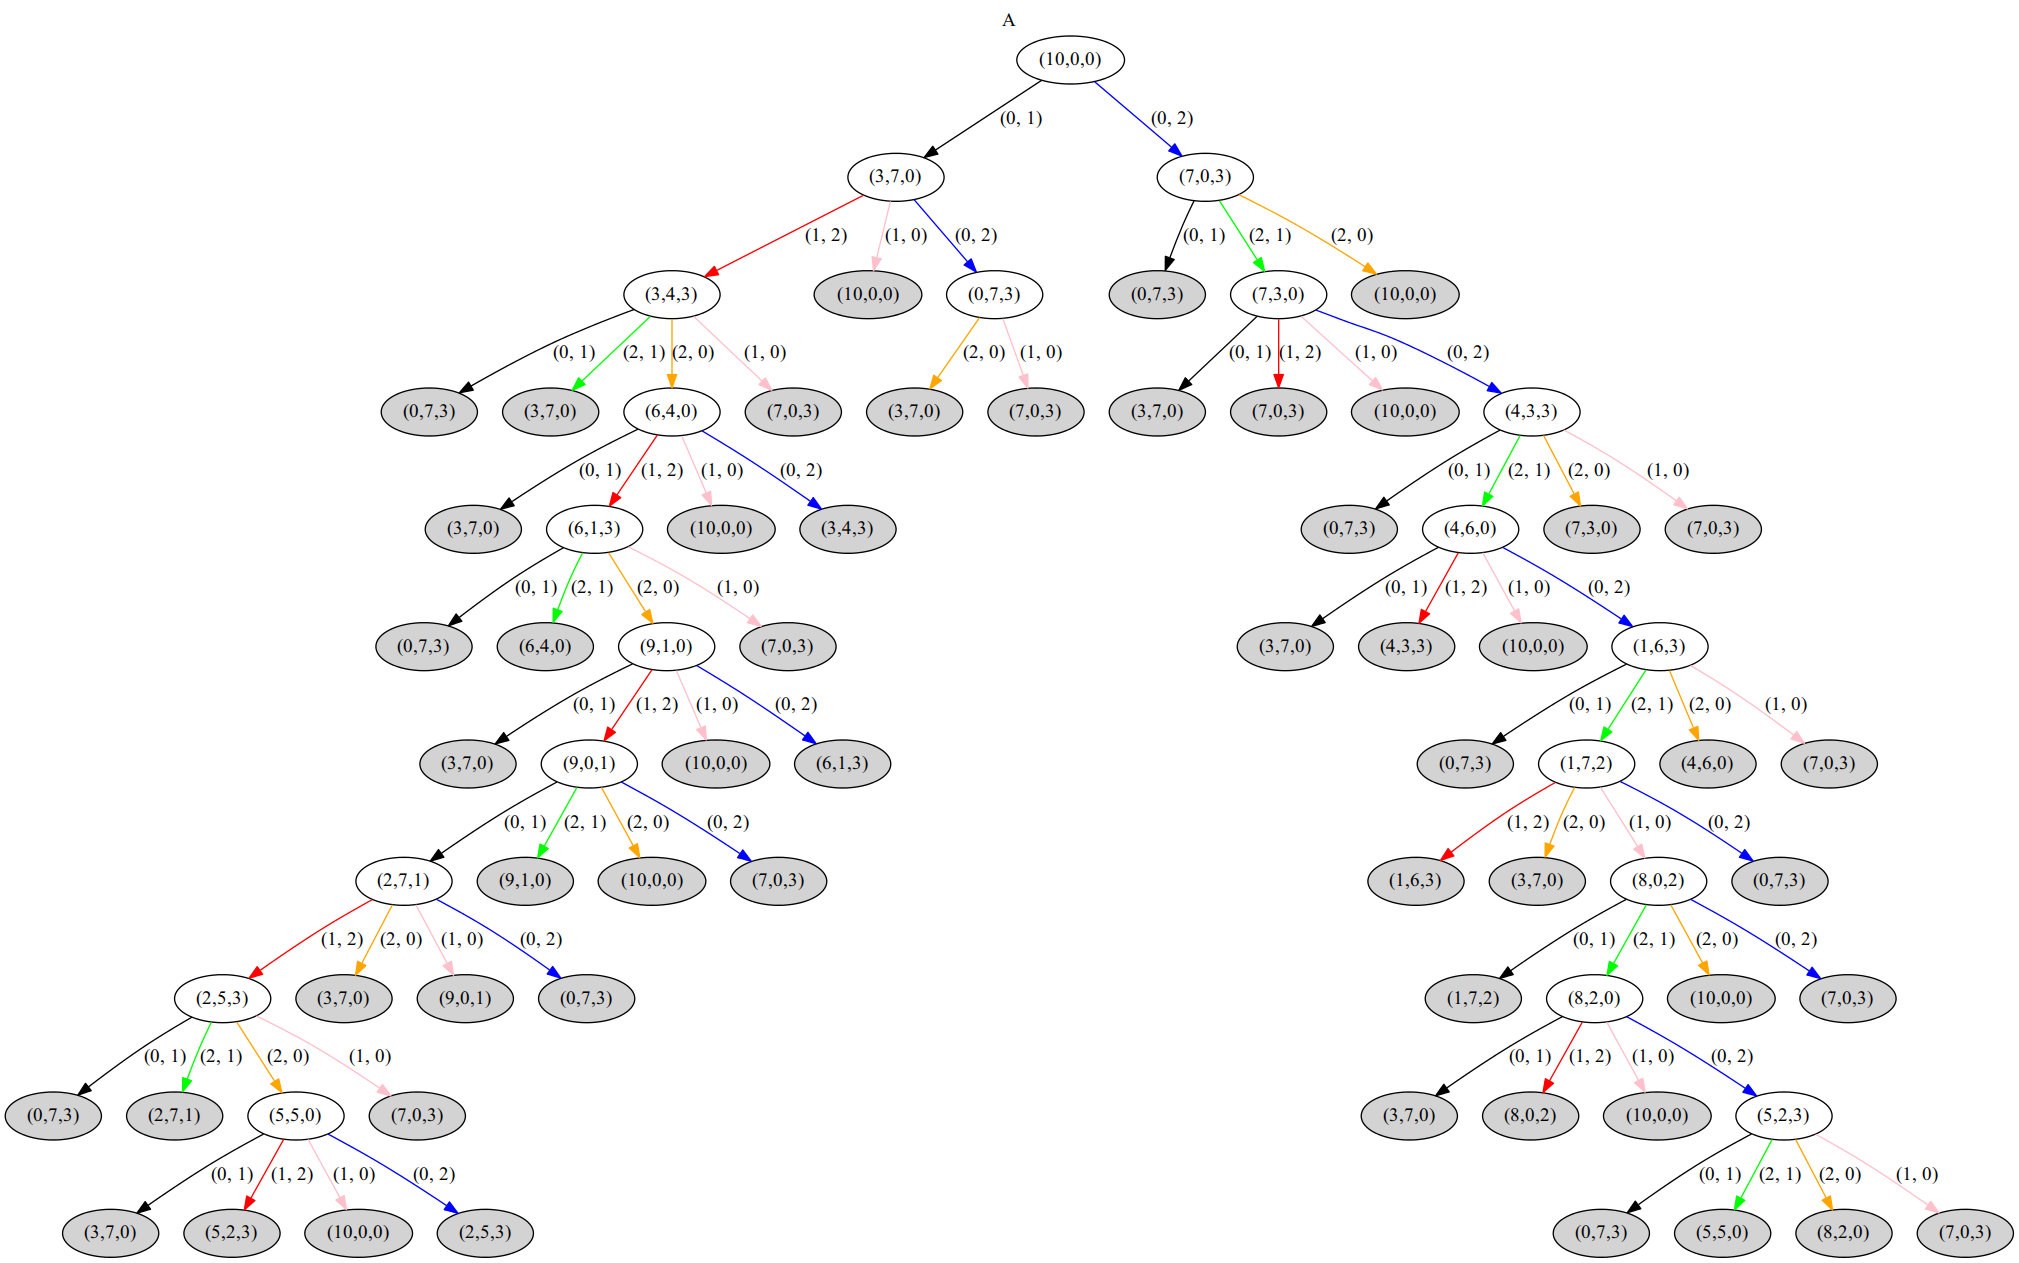

This chart was generated by the following Python code:
#/usr/bin/python
import itertools
import random
import string

explored = [(10,0,0)]
levels = [[((10,0,0),'start')]]
capacity =[10,7,3]
operators = {i for i in list(itertools.product([0,1,2],[0,1,2])) if i[0]!=i[1]}

def drop_water(state_tp, src, dest, level):

    if state_tp[0][src]>0 and state_tp[0][dest]<capacity[dest]:

        state = list(state_tp[0]) # make it list

        if state[src] > capacity[dest]-state[dest]:     # with remain
            state[src] -= capacity[dest]-state[dest]
            state[dest] = capacity[dest]
        else:                                           # no remain
            state[dest] += state[src]
            state[src] = 0

        new_state_tp = tuple(state)   # make it tuple again

        if new_state_tp in explored:
            id = ''.join(random.choice(string.ascii_lowercase) for x in range(10))
            node = (new_state_tp, id)
            add_to_graph(state_tp, node, (src, dest),1)

        if new_state_tp is not None and new_state_tp not in explored:
            explored.append(new_state_tp)
            id = ''.join(random.choice(string.ascii_lowercase) for x in range(10))
            node = (new_state_tp, id)
            levels[level].append(node)
            add_to_graph(state_tp, node, (src, dest),0)

        #if (new_state_tp[0]==5 and new_state_tp[1]==5):return 1
        return 0

def add_to_graph(t1, t2, s, c):
    colorMap = {(0,1):'black',
                (1,2):'red',
                (2,1):'green',
                (2,0):'orange',
                (1,0):'pink',
                (0,2):'blue'}

    label1 = '"('+str(t1[0][0])+','+str(t1[0][1])+','+str(t1[0][2])+')"'
    node1 = t1[1]
    f.write( node1 + ' [label='+label1+']\n')
    label2 = '"('+str(t2[0][0])+','+str(t2[0][1])+','+str(t2[0][2])+')"'
    node2 = t2[1]
    f.write( node2 + ' [label='+label2+']')
    if c==1: f.write('[style=filled]')
    f.write( '\n')
    f.write(node1 + '->' + node2 + ' [color = ' + colorMap[s] + ']'+'[label="'+str(s) +'"]\n')

def gentree():
    index = 0
    for level in levels:
        levels.append([])
        index += 1
        for node in level:
            for op in operators:
                if drop_water(node, op[0], op[1], index)==1:return

        f.write("{rank=same; ")
        for i in level:
            f.write(i[1]+' ')
        f.write("}\n")

f = open('tree.dot','w')
f.write('digraph unix {\n')
f.write('labelloc="t";\nlabel="A";\n')
gentree()
f.write('}\n')
f.close()
